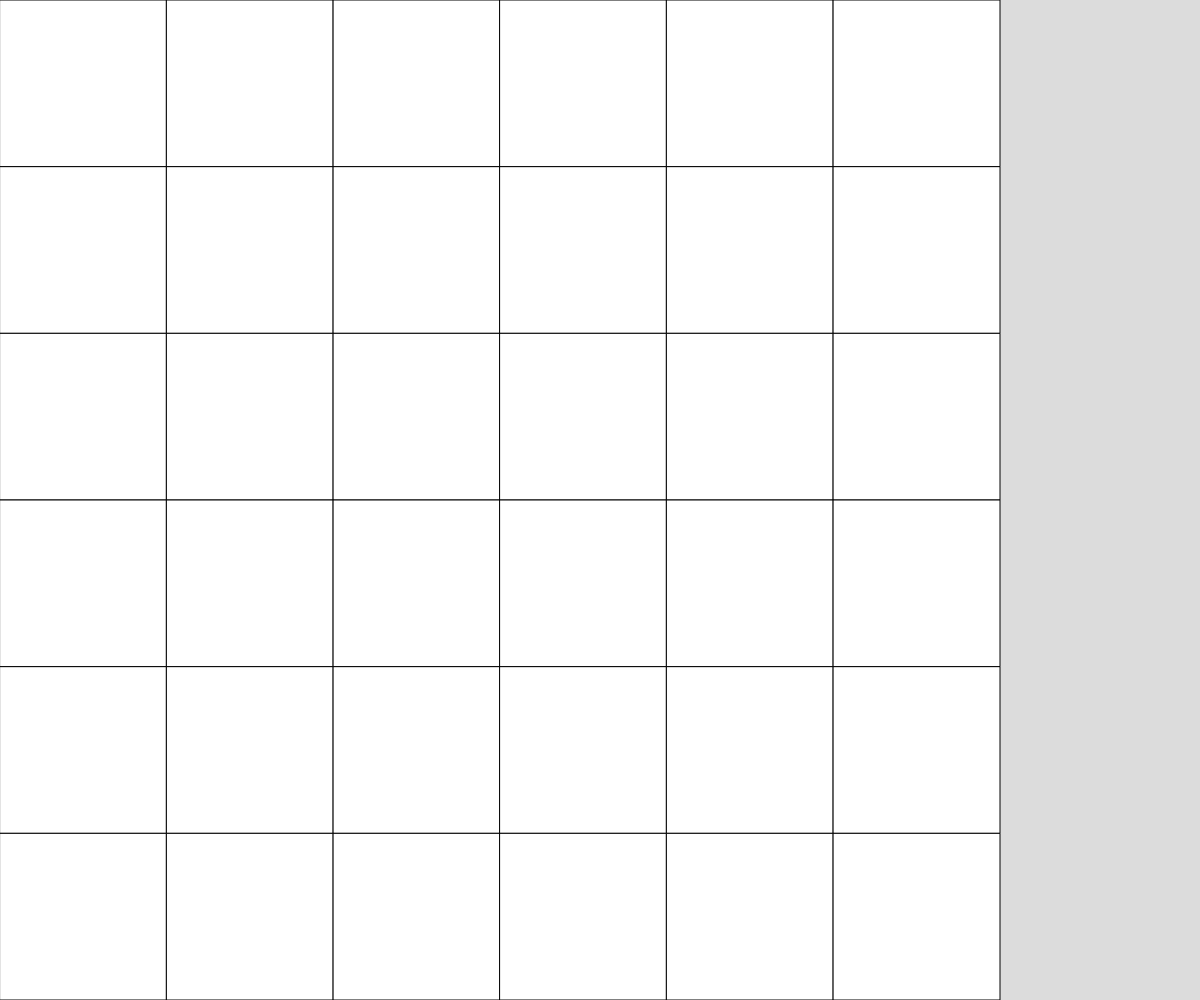
Frame 1 (no input)
Frame 60 (no input): identical to frame 1, image omitted
Frame 120 (the mouse pressed at the canvas centre since frame 60): identical to frame 1, image omitted

The p5.js sketch that drew this single still picture (run headless with seeded random() and noise() and a simulated clock; from frame 60 on, the mouse is pressed at the canvas centre):

// p5.js sketch
// ── sketch.js
// Mastermind
// Laura Lima
// Date
//
// Extra for Experts:
// HOW DOES ONE MAKE MASTERMIND EXTRA
// TITLE SCREEN MAYBE???????????
// Actually yeah title screen might be good

let grid;
let cellSize;
const CELL_NUMBER = 6;
let colourList = ["red", "yellow", "green", "blue", "purple"];
let selectedColour;

function setup() {
  createCanvas(windowWidth, windowHeight);
  grid = genGrid(CELL_NUMBER, CELL_NUMBER);

  if (height > width) {
    cellSize = width/CELL_NUMBER;
  }
  else {
    cellSize = height/CELL_NUMBER;
  }
}

function draw() {
  background(220);
  displayGrid();
}

function mousePressed() {
  let y = Math.floor(mouseY/cellSize);
  let x = Math.floor(mouseX/cellSize);

  changeColour(x, y);   //current cell

  
  if (y === 0) {
    // Handle color selection when clicking the top row
    let colorIndex = Math.floor(x);
    if (colorIndex < colourList.length) {
      selectedColour = colourList[colorIndex];
    }
    else {
      changeColour(x, y, selectedColour); // Change the color of the clicked cell
    }
  }



  // when a colour is pressed have the mouse "hold" the colour, set coloured circle x,y to mouse location
  // when mouse clicked set cell guess to colour mouse was holding, make mouse stop holdingg the coloured circle
}

function changeColour() {
  // change colour to what colour of circle the mouse has selected
}

function drawCircle() {
  // display chosen circle on box
}

function keyPressed() {
  if (key === " "){
    // enter guess
  }
}

function makeRandomCode() {
  // generate the random colour code, 4 random colours
  // hide the code from the player
}

function displayGrid() {
  // alter the empty grid created in genGrid() to make it look like a mastermind game
  // Use the following 2D array format to make all grid like-structures, including the guessing of colours
  for (let y = 0; y < CELL_NUMBER; y++) {
    for (let x = 0; x < CELL_NUMBER; x++) {
      
      // colours and whatnot can be changed in here

      rect(x*cellSize, y*cellSize, cellSize, cellSize);
    }
  }
}

function genGrid() {
  // actually make grid here

  // call this somewhere in this function 
  makeRandomCode();
}
